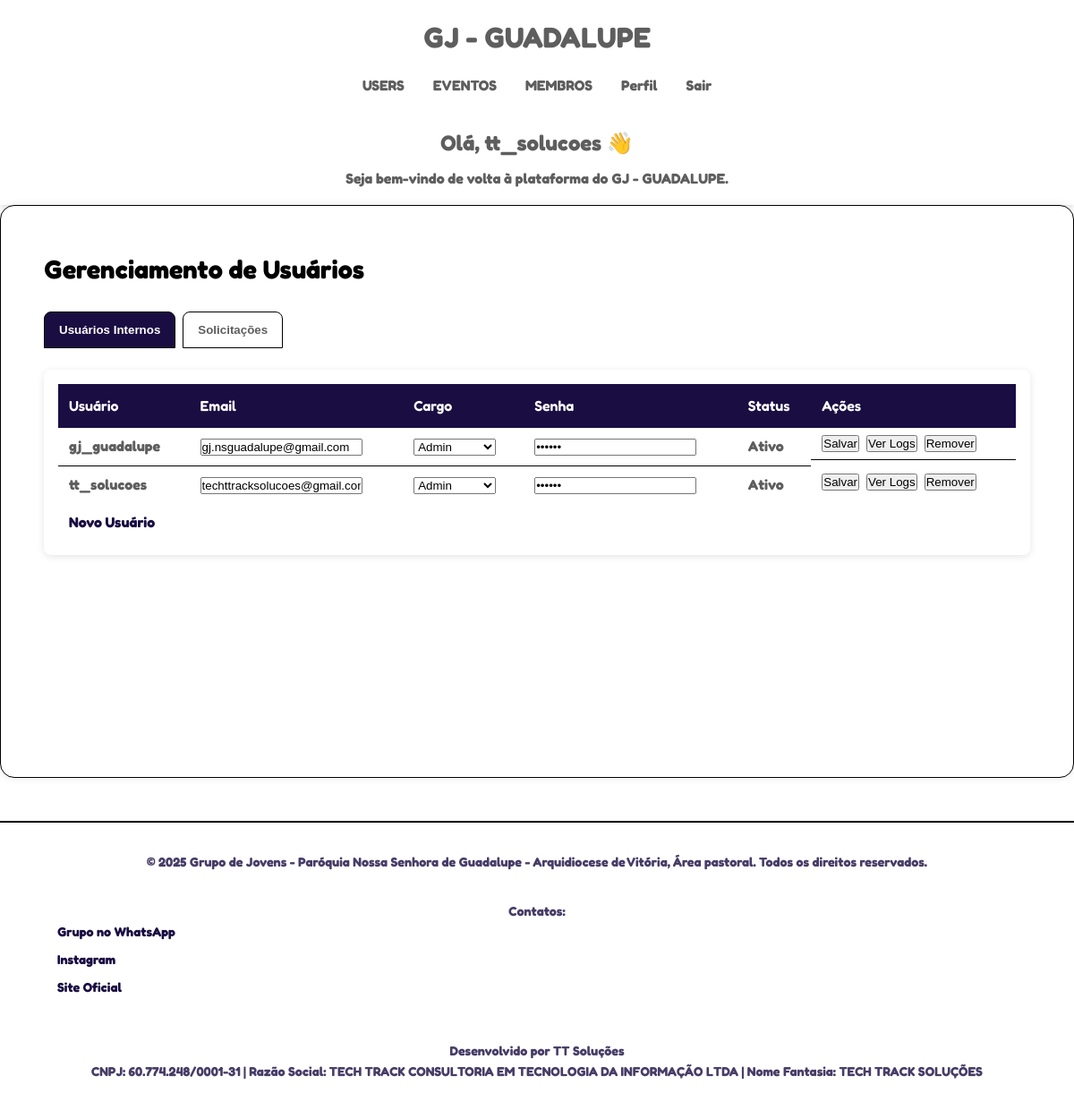
The page /usuarios (signed in) on the database as committed earlier.
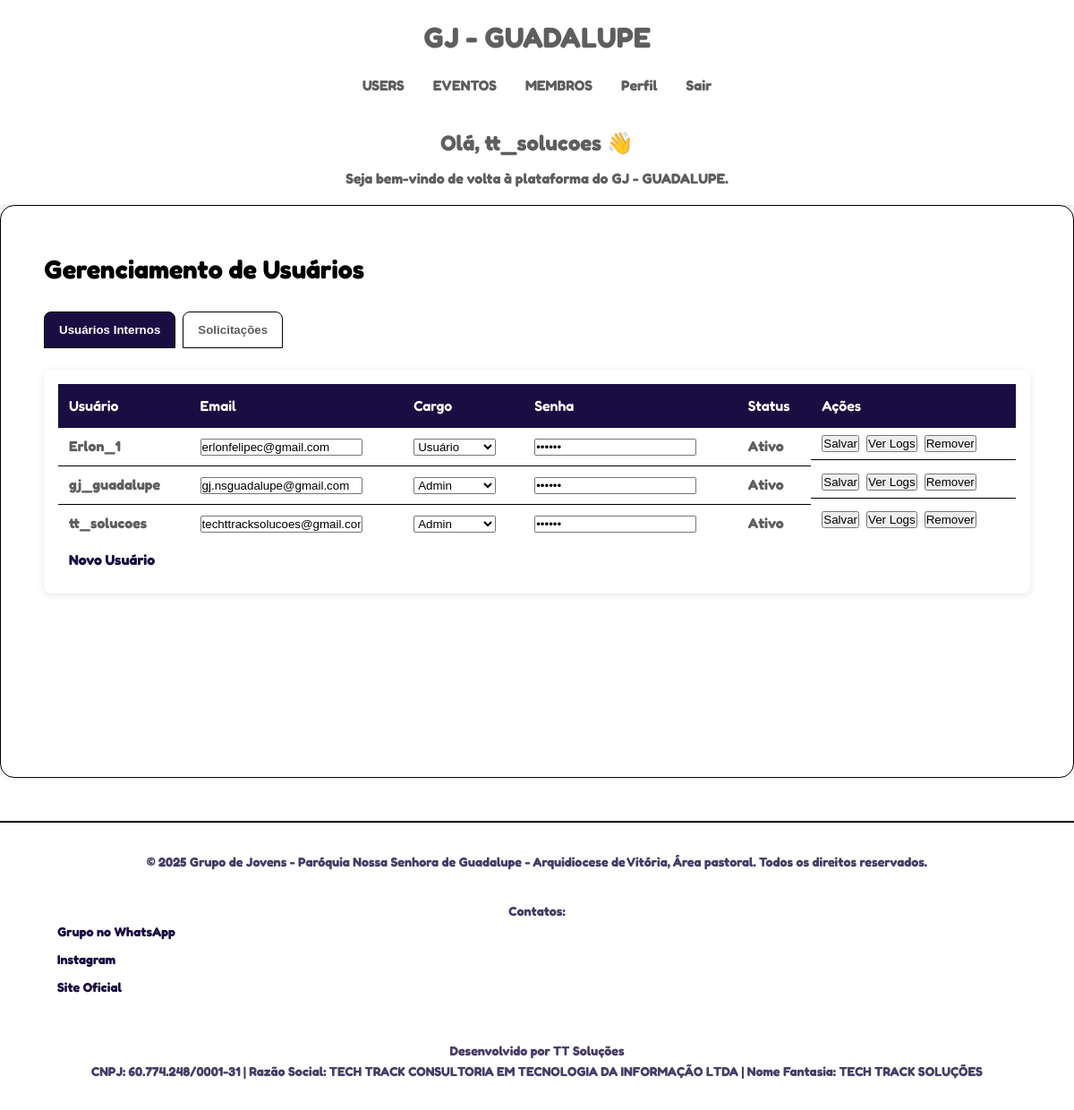
The same page on the database as committed later.
### tables this page shows
CREATE TABLE usuarios (
    id INTEGER PRIMARY KEY AUTOINCREMENT,
    username TEXT UNIQUE NOT NULL,
    email TEXT NOT NULL,
    senha_hash TEXT NOT NULL,
    cargo TEXT NOT NULL DEFAULT 'user',
    acesso_api BOOLEAN DEFAULT FALSE,
    criado_em TIMESTAMP DEFAULT CURRENT_TIMESTAMP
, nome_completo TEXT, telefone TEXT, instagram TEXT, contato_emergencia TEXT, data_nascimento TEXT, endereco TEXT);

### app/routes/gerenciar.py (the view)
@app.route('/usuarios')
@required_roles('admin')
def gerenciar_usuarios():
    usuarios_internos = ver_usuarios()
    usuarios_publicos = get_solicitacoes()
    return render_template(
        'pages/private/gerenciar_usuarios.html',
        usuarios_internos=usuarios_internos,
        usuarios_publicos=usuarios_publicos
    )

### app/routes/geral.py (called while the page is built)
@app.context_processor
def inject_now():
    if 'user' not in session:
        user = { 'is_authenticated': False }
    else:
        user = { 'is_authenticated': True }
    return {'now': datetime.now(), 'current_user': user}

### config/auth/auth.py (called while the page is built)
def get_authenticated_user_roles():
    if 'user' not in session:
        return None
    if time.time() - session.get('last_activity', 0) > SESSION_TIMEOUT:
        session.clear()
        return None
    session['last_activity'] = time.time()  # Atualiza a última atividade
    roles = session['user'].get('roles', [])
    return roles

def required_roles(*required_roles):
    def decorator(f):
        @wraps(f)
        def decorated_function(*args, **kwargs):
            user_roles = get_authenticated_user_roles()
            if user_roles is None:
                return jsonify({"error": "Não autenticado ou sessão expirada"}), 401
            if not any(role in user_roles for role in required_roles):
                return jsonify({"error": "Permissão insuficiente"}), 403
            return f(*args, **kwargs)
        return decorated_function
    return decorator

### app/templates/pages/private/gerenciar_usuarios.html (shortened to what this page needs)
{% extends "base.html" %}
{% from "macros/tables.jinja2" import user_table %}
{% block css %}
<link rel="stylesheet" href="{{ url_for('static', filename='css/pages/gerenciar_usuario.css') }}">
{% endblock %}
{% block content %}
<div class="admin-container">
    <h1>Gerenciamento de Usuários</h1>
    <div class="tabs">
        <button class="tab-btn active" data-tab="internos">Usuários Internos</button>
        <button class="tab-btn" data-tab="publicos">Solicitações</button>
    </div>
    <div class="tab-content">
        <div class="tab-pane active" id="internos">
            {{ user_table(usuarios_internos, 'internos') }}
        </div>
    </div>
</div>
{% endblock %}

### app/templates/macros/tables.jinja2 (shortened to what this page needs)
{% macro user_table(usuarios, tipo) %}
<table class="user-table" data-type="{{ tipo }}">
    <thead>
        <tr>
            <th>Usuário</th>
            <th>Email</th>
            {% if tipo == 'internos' %}
                <th>Cargo</th>
                <th>Senha</th>
                <th>Status</th>
            {% else %}
                <th>Origem</th>
            {% endif %}
            <th>Ações</th>
        </tr>
    </thead>
    <tbody>
        {% for usuario in usuarios %}
        <tr data-username="{{ usuario.username }}">
            <td>{{ usuario.username }}</td>
            <td>
                {% if tipo == 'internos' %}
                <input type="text" class="email-input" value="{{ usuario.email }}">
                {% else %}
                {{ usuario.email }}
                {% endif %}
            </td>
            {% if tipo == 'internos' %}
            <td>
                <select class="cargo-select">
                    <option value="user" {% if usuario.cargo == 'user' %}selected{% endif %}>Usuário</option>
                    <option value="admin" {% if usuario.cargo == 'admin' %}selected{% endif %}>Admin</option>
                </select>
            </td>
            <td>
                <input type="password" class="senha-input" value="******">
            </td>
            <td>Ativo</td>
            {% else %}
            <td>{{ usuario.origem | upper }}</td>
            {% endif %}
            <td class="actions">
                {% if tipo == 'internos' %}
                    <button class="btn-save" data-username="{{ usuario.username }}" data-tipo="privado">Salvar</button>
                    <button class="btn-logs" data-username="{{ usuario.username }}">Ver Logs</button>
                    <button class="btn-delete" data-username="{{ usuario.username }}" data-tipo="privado">Remover</button>
                {% else %}
                    <button id="resolverSolicitacao" class="btn-resolver" data-username="{{ usuario.username }}" data-id="{{ usuario.id }}">Resolver</button>
                {% endif %}
            </td>
        </tr>
        {% endfor %}
    </tbody>
    {% if tipo == 'internos' %}
    <tfoot>
        <tr>
            <td colspan="6" class="admin-actions">
                <a href="/usuario_novo" class="btn-new-user" title="Novo Usuário">
                     Novo Usuário
                </a>
            </td>
        </tr>
    </tfoot>
    {% endif %}
</table>
{% endmacro %}

### app/templates/components/header.html
<header class="main-header">
    <div class="header-container">
        <div class="brand">
            <a href="/index">GJ - GUADALUPE</a>
        </div>
        <nav class="main-nav">
            <ul>
                {% if current_user.is_authenticated %}
                    {% if session.user.cargo == 'admin' %}
                        <li><a href="/usuarios" title="Ir para painel de usuarios">USERS</a></li>
                    {% endif %}
                    <li><a href="/eventos" title="Ir para eventos">EVENTOS</a></li>
                    <li><a href="/membros" title="Ir para membros">MEMBROS</a></li>
                    <li><a href="/perfil" title="Ir para perfil do sistema">Perfil</a></li>
                    <li><a href="/logout" title="Deslogar do sistema">Sair</a></li>
                {% else %}
                    <li><a href="/login" title="Realizar Login">Login</a></li>
                {% endif %}
            </ul>
        </nav>
        <div class="header-intro">
            {% if current_user.is_authenticated %}
                <h2 class="dashboard-title">Olá, {{ session.user.username }} 👋</h2>
                <p class="dashboard-subtext">Seja bem-vindo de volta à plataforma do GJ - GUADALUPE.</p>
            {% else %}
                <h2 class="public-title">Entre para mais recursos</h2>
                <p class="public-subtext">Crie uma conta ou faça login para ter acesso completo ao sistema.</p>
            {% endif %}
        </div>
    </div>
</header>

Rows that differ between the two databases and show on the page:
added usuarios: username "Erlon_1", email "erlonfelipec@gmail.com", cargo "Usuário"
